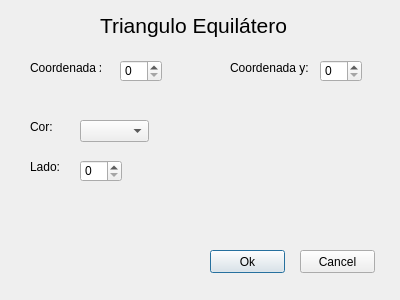
<?xml version="1.0" encoding="UTF-8"?>
<ui version="4.0">
 <class>InserirTriangulo</class>
 <widget class="QDialog" name="InserirTriangulo">
  <property name="geometry">
   <rect>
    <x>0</x>
    <y>0</y>
    <width>400</width>
    <height>300</height>
   </rect>
  </property>
  <property name="windowTitle">
   <string>Dialog</string>
  </property>
  <widget class="QSpinBox" name="spinBox_x">
   <property name="geometry">
    <rect>
     <x>120</x>
     <y>60</y>
     <width>42</width>
     <height>22</height>
    </rect>
   </property>
  </widget>
  <widget class="QLabel" name="label_5">
   <property name="geometry">
    <rect>
     <x>30</x>
     <y>160</y>
     <width>47</width>
     <height>13</height>
    </rect>
   </property>
   <property name="text">
    <string>Lado:</string>
   </property>
  </widget>
  <widget class="QLabel" name="label">
   <property name="geometry">
    <rect>
     <x>100</x>
     <y>10</y>
     <width>231</width>
     <height>31</height>
    </rect>
   </property>
   <property name="font">
    <font>
     <pointsize>16</pointsize>
    </font>
   </property>
   <property name="text">
    <string>Triangulo Equilátero</string>
   </property>
  </widget>
  <widget class="QLabel" name="label_2">
   <property name="geometry">
    <rect>
     <x>30</x>
     <y>60</y>
     <width>71</width>
     <height>16</height>
    </rect>
   </property>
   <property name="text">
    <string>Coordenada x:</string>
   </property>
  </widget>
  <widget class="QSpinBox" name="spinBox_lado">
   <property name="geometry">
    <rect>
     <x>80</x>
     <y>160</y>
     <width>42</width>
     <height>22</height>
    </rect>
   </property>
  </widget>
  <widget class="QLabel" name="label_3">
   <property name="geometry">
    <rect>
     <x>230</x>
     <y>60</y>
     <width>91</width>
     <height>16</height>
    </rect>
   </property>
   <property name="text">
    <string>Coordenada y:</string>
   </property>
  </widget>
  <widget class="QSpinBox" name="spinBox_y">
   <property name="geometry">
    <rect>
     <x>320</x>
     <y>60</y>
     <width>42</width>
     <height>22</height>
    </rect>
   </property>
  </widget>
  <widget class="QLabel" name="label_4">
   <property name="geometry">
    <rect>
     <x>30</x>
     <y>120</y>
     <width>47</width>
     <height>13</height>
    </rect>
   </property>
   <property name="text">
    <string>Cor:</string>
   </property>
  </widget>
  <widget class="QComboBox" name="comboBox_cor">
   <property name="geometry">
    <rect>
     <x>80</x>
     <y>120</y>
     <width>69</width>
     <height>22</height>
    </rect>
   </property>
  </widget>
  <widget class="QPushButton" name="Ok">
   <property name="geometry">
    <rect>
     <x>210</x>
     <y>250</y>
     <width>75</width>
     <height>23</height>
    </rect>
   </property>
   <property name="text">
    <string>Ok</string>
   </property>
  </widget>
  <widget class="QPushButton" name="Cancel">
   <property name="geometry">
    <rect>
     <x>300</x>
     <y>250</y>
     <width>75</width>
     <height>23</height>
    </rect>
   </property>
   <property name="text">
    <string>Cancel</string>
   </property>
  </widget>
 </widget>
 <resources/>
 <connections/>
</ui>
